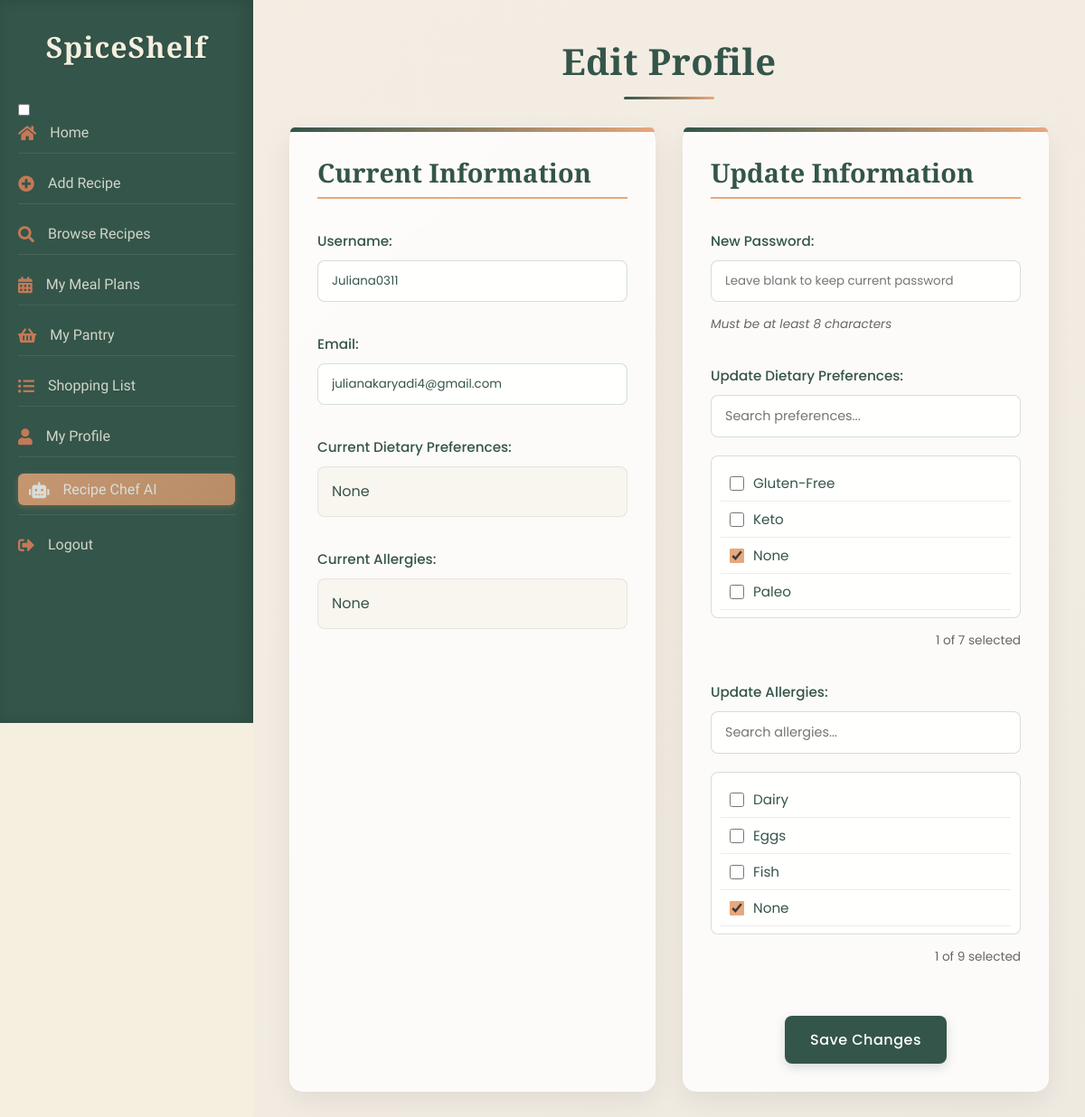
/index.php?action=profile (signed in), run on the app's committed database.
### tables this page shows
CREATE TABLE `users` (
  `user_id` int(11) NOT NULL,
  `username` varchar(50) NOT NULL,
  `email` varchar(100) NOT NULL,
  `password` varchar(255) NOT NULL,
  `created_at` timestamp NOT NULL DEFAULT current_timestamp(),
  `updated_at` timestamp NOT NULL DEFAULT current_timestamp() ON UPDATE current_timestamp()
);

CREATE TABLE `dietary_preferences` (
  `preference_id` int(11) NOT NULL,
  `preference_name` varchar(50) NOT NULL
);

CREATE TABLE `allergies` (
  `allergy_id` int(11) NOT NULL,
  `allergy_name` varchar(50) NOT NULL
);

### controllers/UserController.php (called while the page is built, shortened)
<?php
class UserController {
    private $conn;
    public function __construct($conn) {
        $this->conn = $conn;
    }
    public function profile() {
        $user_id = $_SESSION['user_id'];
        $query = "SELECT * FROM users WHERE user_id = ?";
        $stmt = $this->conn->prepare($query);
        $stmt->bind_param("i", $user_id);
        $stmt->execute();
        $result = $stmt->get_result();
        $user = $result->fetch_assoc();
        $query_preferences = "SELECT p.preference_id, p.preference_name
                              FROM dietary_preferences p
                              JOIN user_dietary_preferences udp ON udp.preference_id = p.preference_id
                              WHERE udp.user_id = ?";
        $stmt = $this->conn->prepare($query_preferences);
        $stmt->bind_param("i", $user_id);
        $stmt->execute();
        $result_preferences = $stmt->get_result();
        $user_dietary_preferences = $result_preferences->fetch_all(MYSQLI_ASSOC);
        $query_allergies = "SELECT a.allergy_id, a.allergy_name
                            FROM allergies a
                            JOIN user_allergies ua ON ua.allergy_id = a.allergy_id
                            WHERE ua.user_id = ?";
        $stmt = $this->conn->prepare($query_allergies);
        $stmt->bind_param("i", $user_id);
        $stmt->execute();
        $result_allergies = $stmt->get_result();
        $user_allergies = $result_allergies->fetch_all(MYSQLI_ASSOC);
        $query_all_preferences = "SELECT * FROM dietary_preferences";
        $result_all_preferences = $this->conn->query($query_all_preferences);
        $all_preferences = $result_all_preferences->fetch_all(MYSQLI_ASSOC);
        $query_all_allergies = "SELECT * FROM allergies";
        $result_all_allergies = $this->conn->query($query_all_allergies);
        $all_allergies = $result_all_allergies->fetch_all(MYSQLI_ASSOC);
        include 'views/profile.php';
    }
}
?>

### index.php (called while the page is built, shortened)
<?php
require_once 'controllers/UserController.php';
$database = new Database();
$conn = $database->getConnection();
$router = new Router();
$userController = new UserController($conn);
$recipeController = new RecipeController($conn);
$pantryController = new PantryController($conn);
$mealPlanController = new MealPlanController($conn);
$shoppingListController = new ShoppingListController($conn);
$adminController = new AdminController($conn);
$router->addRoute('login', [$userController, 'login']);
$router->addRoute('register', [$userController, 'register']);
$router->addRoute('logout', function () {
    session_unset();
    session_destroy();
    header('Location: index.php?action=login');
    exit;
});
$router->addRoute('profile', [$userController, 'profile']);
$router->addRoute('add_recipe', [$recipeController, 'add']);
$router->addRoute('recipe_chat', [$recipeController, 'recipeChat']);
$router->addRoute('pantry', [$pantryController, 'showPantryItems']);
$router->addRoute('add', [$pantryController, 'add']);
$router->addRoute('update', [$pantryController, 'update']);
$router->addRoute('delete', [$pantryController, 'delete']);
$router->addRoute('favorite', [$recipeController, 'favorite']);
$router->addRoute('search_recipes', [$recipeController, 'searchRecipes']);
$router->addRoute('home', [$recipeController, 'displayHome']);
$router->addRoute('view_recipe', [$recipeController, 'viewRecipe']);
$router->addRoute('delete_recipe', [$recipeController, 'deleteRecipe']);
$router->addRoute('edit_recipe', [$recipeController, 'editRecipe']);
$router->addRoute('update_recipe', [$recipeController, 'updateRecipe']);
$router->addRoute('browse_recipes', [$recipeController, 'browseRecipes']);
$router->addRoute('meal_plans', [$mealPlanController, 'showMealPlans']);
$router->addRoute('shopping_list', [$shoppingListController, 'showLists']);
$router->addRoute('refresh_home_sections', [$recipeController, 'refresh_home_sections']);
$router->addRoute('getDefaultMeasurement', [$recipeController, 'getDefaultMeasurement']);
$router->addRoute('add_comment', [$recipeController, 'addComment']);
$router->addRoute('delete_comment', [$recipeController, 'deleteComment']);
$router->addRoute('pantry/bulkDelete', [$pantryController, 'bulkDelete']);
$router->addRoute('meal_plans/exportPDF', [$mealPlanController, 'exportPDF']);
$router->addRoute('meal_plans/searchRecipes', [$mealPlanController, 'searchRecipes']);
$router->addRoute('meal_plans/addMeal', [$mealPlanController, 'addMeal']);
$router->addRoute('meal_plans/getMeal', [$mealPlanController, 'getMeal']);
$router->addRoute('meal_plans/updateMeal', [$mealPlanController, 'updateMeal']);
$router->addRoute('meal_plans/removeMeal', [$mealPlanController, 'removeMeal']);
$router->addRoute('meal_plans/generateShoppingList', [$mealPlanController, 'generateShoppingList']);
$router->addRoute('adminLogin', [$adminController, 'adminLogin']);
$router->addRoute('adminLogout', [$adminController, 'adminLogout']);
$router->addRoute('adminDashboard', [$adminController, 'adminDashboard']);
$router->addRoute('adminUsers', [$adminController, 'adminUsers']);
$router->addRoute('adminViewUser', [$adminController, 'adminViewUser']);
$router->addRoute('adminRecipes', [$adminController, 'adminRecipes']);
$router->addRoute('adminViewRecipe', [$adminController, 'adminViewRecipe']);
$router->addRoute('adminIngredients', [$adminController, 'adminIngredients']);
$router->addRoute('adminAddIngredient', [$adminController, 'adminAddIngredient']);
$router->addRoute('adminEditIngredient', [$adminController, 'adminEditIngredient']);
$router->addRoute('adminDeleteIngredient', [$adminController, 'adminDeleteIngredient']);
$router->addRoute('adminCategories', [$adminController, 'adminCategories']);
$router->addRoute('adminAddCategory', [$adminController, 'adminAddCategory']);
$router->addRoute('adminEditCategory', [$adminController, 'adminEditCategory']);
$router->addRoute('adminDeleteCategory', [$adminController, 'adminDeleteCategory']);
$router->addRoute('adminDeleteUser', [$adminController, 'adminDeleteUser']);
$router->addRoute('adminDeleteRecipe', [$adminController, 'adminDeleteRecipe']);
$router->addRoute('adminUserReports', [$adminController, 'adminUserReports']);
$router->addRoute('adminRecipeReports', [$adminController, 'adminRecipeReports']);
$router->addRoute('adminAds', [$adminController, 'adminAds']);
$router->addRoute('adminAdReports', [$adminController, 'adminAdReports']);
$router->addRoute('adminExportAdReport', [$adminController, 'adminExportAdReport']);
$router->addRoute('adminExportUserReport', [$adminController, 'adminExportUserReport']);
$router->addRoute('adminExportRecipeReport', [$adminController, 'adminExportRecipeReport']);
$router->addRoute('adminSendInactivityNotice', [$adminController, 'adminSendInactivityNotice']);
$router->addRoute('logAdImpression', [$adminController, 'logAdImpression']);
$router->addRoute('adClick', [$adminController, 'adClick']);
$action = isset($_GET['action']) ? $_GET['action'] : 'home';
$router->handleRequest($action);
?>

### views/profile.php (the view, shortened to what this page needs)
<!DOCTYPE html>
<html lang="en">
<head>
    <link rel="stylesheet" href="assets/css/profile.css">
</head>
<body>
    <?php include('includes/header.php'); ?>
    <div class="container">
        <h1>Edit Profile</h1>
        <form action="index.php?action=profile" method="POST">
            <div class="profile-left-column">
                <h2>Current Information</h2>
                <div class="form-group">
                    <label for="username">Username:</label>
                    <input type="text" id="username" name="username" value="<?= htmlspecialchars($user['username']); ?>" required>
                </div>
                <div class="form-group">
                    <label for="email">Email:</label>
                    <input type="email" id="email" name="email" value="<?= htmlspecialchars($user['email']); ?>" required>
                </div>
                <div class="form-group">
                    <label>Current Dietary Preferences:</label>
                    <div class="current-info">
                        <p><?= !empty($user_dietary_preferences)
                            ? implode(', ', array_column($user_dietary_preferences, 'preference_name'))
                            : "No dietary preferences selected."; ?></p>
                    </div>
                </div>
                <div class="form-group">
                    <label>Current Allergies:</label>
                    <div class="current-info">
                        <p><?= !empty($user_allergies)
                            ? implode(', ', array_column($user_allergies, 'allergy_name'))
                            : "No allergies selected."; ?></p>
                    </div>
                </div>
            </div>
            <div class="profile-right-column">
                <h2>Update Information</h2>
                <div class="form-group">
                    <label for="password">New Password:</label>
                    <input type="password" id="password" name="password" placeholder="Leave blank to keep current password">
                    <p class="form-hint">Must be at least 8 characters</p>
                </div>
                <div class="form-group">
                    <label>Update Dietary Preferences:</label>
                    <div class="search-box">
                        <input type="text" id="preferences-search" placeholder="Search preferences..." class="search-input">
                    </div>
                    <div class="checkbox-container" id="preferences-container">
                        <?php foreach ($all_preferences as $preference): ?>
                            <div class="checkbox-option">
                                <input type="checkbox"
                                    id="pref_<?= $preference['preference_id']; ?>"
                                    name="dietary_preferences[]"
                                    value="<?= $preference['preference_id']; ?>"
                                    <?= in_array($preference['preference_id'], array_column($user_dietary_preferences, 'preference_id')) ? 'checked' : ''; ?>>
                                <label for="pref_<?= $preference['preference_id']; ?>">
                                    <?= htmlspecialchars($preference['preference_name']); ?>
                                </label>
                            </div>
                        <?php endforeach; ?>
                    </div>
                    <div id="preferences-container-count" class="selection-count"></div>
                </div>
                <div class="form-group">
                    <label>Update Allergies:</label>
                    <div class="search-box">
                        <input type="text" id="allergies-search" placeholder="Search allergies..." class="search-input">
                    </div>
                    <div class="checkbox-container" id="allergies-container">
                        <?php foreach ($all_allergies as $allergy): ?>
                            <div class="checkbox-option">
                                <input type="checkbox"
                                    id="allergy_<?= $allergy['allergy_id']; ?>"
                                    name="allergies[]"
                                    value="<?= $allergy['allergy_id']; ?>"
                                    <?= in_array($allergy['allergy_id'], array_column($user_allergies, 'allergy_id')) ? 'checked' : ''; ?>>
                                <label for="allergy_<?= $allergy['allergy_id']; ?>">
                                    <?= htmlspecialchars($allergy['allergy_name']); ?>
                                </label>
                            </div>
                        <?php endforeach; ?>
                    </div>
                    <div id="allergies-container-count" class="selection-count"></div>
                </div>
                <button type="submit">Save Changes</button>
            </div>
        </form>
    </div>
</body>
</html>

### assets/css/profile.css (style rules this page uses)
.container { margin-left: 280px; font-family: 'Poppins', sans-serif; padding: 40px; min-height: calc(100vh - 80px); display: flex; flex-direction: column; box-sizing: border-box; background-color: #f5efe6; background-image: linear-gradient(135deg, rgba(232, 168, 124, 0.03) 0%, rgba(52, 85, 74, 0.03) 100%); color: #34554a; }
h1 { font-family: 'Cormorant Garamond', serif; color: #34554a; margin-bottom: 30px; font-size: 2.5rem; font-weight: 700; text-align: center; position: relative; padding-bottom: 15px; letter-spacing: 0.5px; }
h1::after { content: ""; position: absolute; bottom: 0; left: 50%; transform: translateX(-50%); width: 100px; height: 3px; background: linear-gradient(to right, #34554a, #e8a87c); border-radius: 2px; }
form { display: grid; grid-template-columns: 1fr 1fr; gap: 30px; flex: 1; margin-bottom: 40px; }
.profile-left-column, .profile-right-column { background-color: rgba(255, 255, 255, 0.8); padding: 30px; border-radius: 15px; box-shadow: 0 10px 30px rgba(0, 0, 0, 0.07); display: flex; flex-direction: column; gap: 20px; border: 1px solid rgba(255, 255, 255, 0.3); backdrop-filter: blur(5px); position: relative; }
.profile-left-column::before, .profile-right-column::before { content: ""; position: absolute; top: 0; left: 0; right: 0; height: 5px; background: linear-gradient(to right, #34554a, #e8a87c); border-radius: 15px 15px 0 0; }
.form-group { display: flex; flex-direction: column; gap: 10px; margin-bottom: 15px; }
label { font-weight: 500; color: #34554a; font-size: 0.95rem; }
input[type="text"], input[type="email"], input[type="password"] { padding: 12px 15px; border: 1px solid rgba(52, 85, 74, 0.2); border-radius: 8px; font-family: 'Poppins', sans-serif; transition: all 0.3s; width: 100%; box-sizing: border-box; background-color: rgba(255, 255, 255, 0.8); color: #34554a; }
h2 { font-family: 'Cormorant Garamond', serif; color: #34554a; font-size: 1.8rem; margin: 0 0 15px 0; font-weight: 600; position: relative; padding-bottom: 10px; display: inline-block; }
h2::after { content: ""; position: absolute; bottom: 0; left: 0; width: 100%; height: 2px; background-color: #e8a87c; }
.current-info { background-color: rgba(245, 239, 230, 0.5); padding: 15px; border-radius: 8px; border: 1px solid rgba(52, 85, 74, 0.1); }
.current-info p { margin: 0; color: #34554a; line-height: 1.5; }
.form-hint { font-size: 0.85rem; color: #666; margin-top: 5px; font-style: italic; }
.search-box { position: relative; margin-bottom: 10px; }
.search-input { width: 100%; padding: 10px 30px 10px 12px; border: 1px solid rgba(52, 85, 74, 0.2); border-radius: 6px; font-family: 'Poppins', sans-serif; font-size: 0.9rem; }
.selection-count { font-size: 0.85rem; color: #666; text-align: right; margin-top: 5px; }
.checkbox-container { max-height: 180px; overflow-y: auto; border: 1px solid rgba(52, 85, 74, 0.2); border-radius: 8px; padding: 10px; background-color: rgba(255, 255, 255, 0.8); scrollbar-width: thin; scrollbar-color: #e8a87c rgba(245, 239, 230, 0.1); }
.checkbox-option { display: flex; align-items: center; padding: 8px 10px; border-bottom: 1px solid rgba(52, 85, 74, 0.1); transition: background-color 0.2s; }
.checkbox-option input[type="checkbox"] { margin-right: 10px; width: 16px; height: 16px; cursor: pointer; accent-color: #e8a87c; }
.checkbox-option label { font-weight: normal; cursor: pointer; user-select: none; flex: 1; font-size: 0.95rem; }
button[type="submit"] { background-color: #34554a; color: #fff; border: none; padding: 14px 28px; border-radius: 8px; font-family: 'Poppins', sans-serif; font-weight: 500; font-size: 1rem; cursor: pointer; transition: all 0.3s ease; margin-top: 20px; align-self: center; letter-spacing: 0.5px; box-shadow: 0 4px 12px rgba(52, 85, 74, 0.2); }

### assets/css/header.css (style rules this page uses)
:root { --primary-green: #34554a; --accent-orange: #e8835c; --warm-bg: #f5efdf; --terracotta: #c86f4f; --light-green: #8ca896; --dark-green: #2a4a40; --cream: #f9f5ea; --warm-shadow: rgba(175, 120, 90, 0.15); }
* { margin: 0; padding: 0; box-sizing: border-box; }
body { font-family: 'Quicksand', sans-serif; background-color: var(--warm-bg); }

### data on the page
users: username "Juliana0311", email "julianakaryadi4@gmail.com"
dietary_preferences: preference_name "Gluten-Free"
dietary_preferences: preference_name "Keto"
dietary_preferences: preference_id "☑", preference_name "None"
dietary_preferences: preference_name "Paleo"
allergies: allergy_name "Dairy"
allergies: allergy_name "Eggs"
allergies: allergy_name "Fish"
allergies: allergy_id "☑", allergy_name "None"

### other printed values
implode(', ', array_column($user_allergies, 'allergy_name')) "None"
